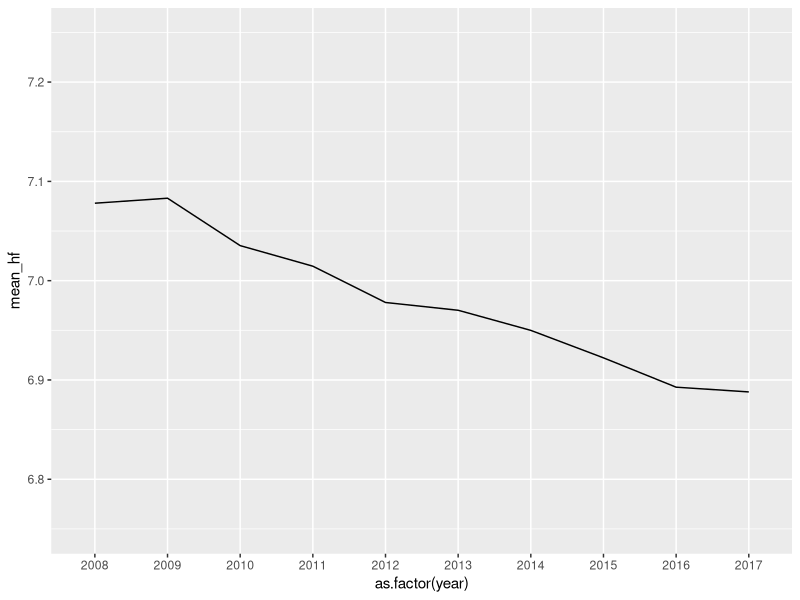
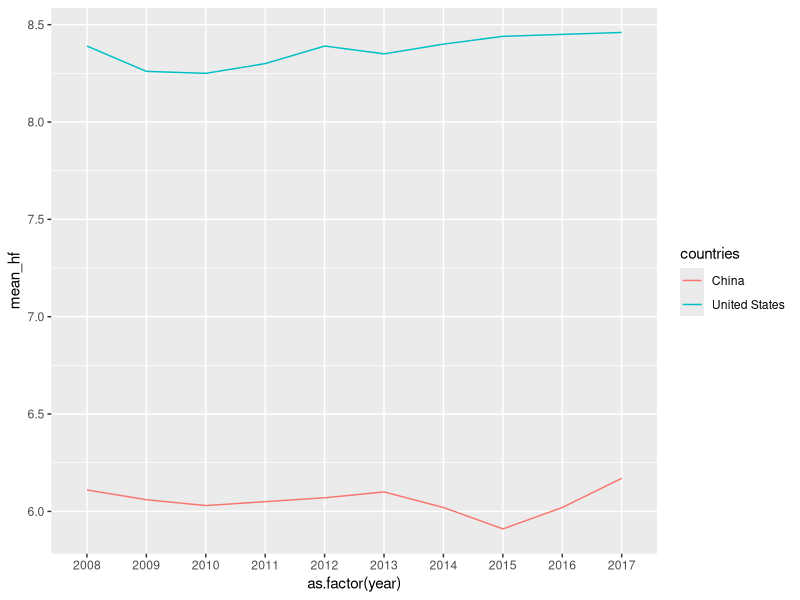
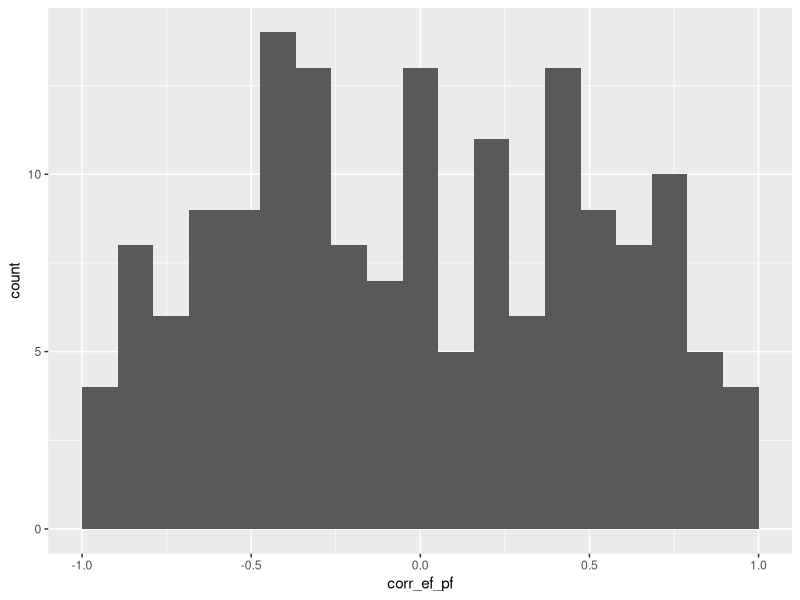

Write the R code that produced these figures, in order.
## ---- chunk 1
library(tidyverse)
hfi <- read_csv("data/hfi_cc_2019.csv") 
## ---- chunk 2
glimpse(hfi)
## ---- chunk 3
hfscore_by_year <- hfi %>% 
  filter(hf_score != "-") %>% 
  group_by(year) %>% 
  summarize(mean_hf = mean(as.numeric(hf_score)))

ggplot(data = hfscore_by_year, 
       aes(x = as.factor(year), y = mean_hf, group = 1)) +
  geom_line(stat = "identity") +
  ylim(6.75, 7.25)
## ---- chunk 4
hfscore_china_us <- hfi %>% 
  filter(hf_score != "-" & 
           (countries == "China" | countries == "United States")) %>% 
  group_by(year, countries) %>% 
  summarize(mean_hf = mean(as.numeric(hf_score)))

ggplot(data = hfscore_china_us, 
       aes(x = as.factor(year), y = mean_hf, group = countries, color = countries)) +
  geom_line(stat = "identity")
## ---- chunk 5
hfi %>% 
  filter(hf_rank != "-") %>% 
  group_by(countries) %>% 
  mutate(avg_rank = mean(as.numeric(hf_rank))) %>% 
  distinct(countries, avg_rank) %>% 
  arrange(desc(avg_rank)) %>% 
  summarize(countries, avg_rank)
## ---- chunk 6
corr_efpf <- hfi %>% 
  filter(pf_score != "-" & ef_score != "-") %>% 
  group_by(countries) %>% 
  mutate(corr_ef_pf = cor(as.numeric(ef_score), as.numeric(pf_score))) %>% 
  distinct(countries, corr_ef_pf) %>% 
  summarize(countries, corr_ef_pf)

ggplot(data = corr_efpf, aes(x = corr_ef_pf)) +
  geom_histogram(bins = 20)
